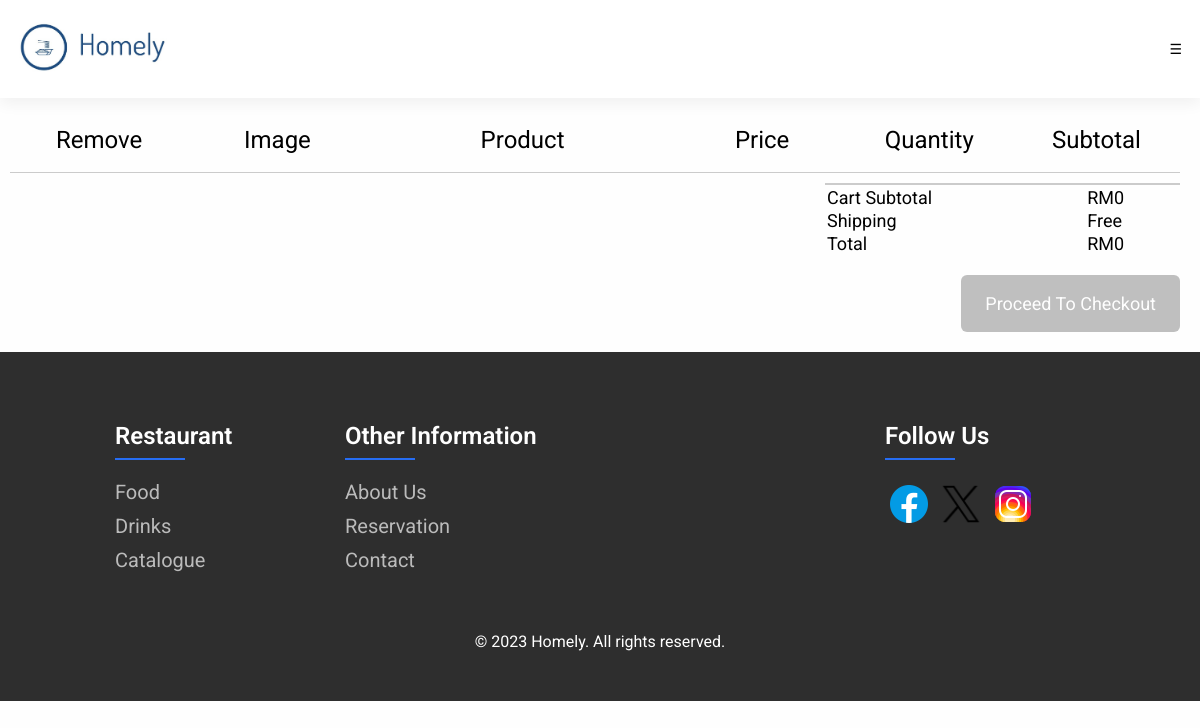
The app's page /cart/ (signed in), older data.
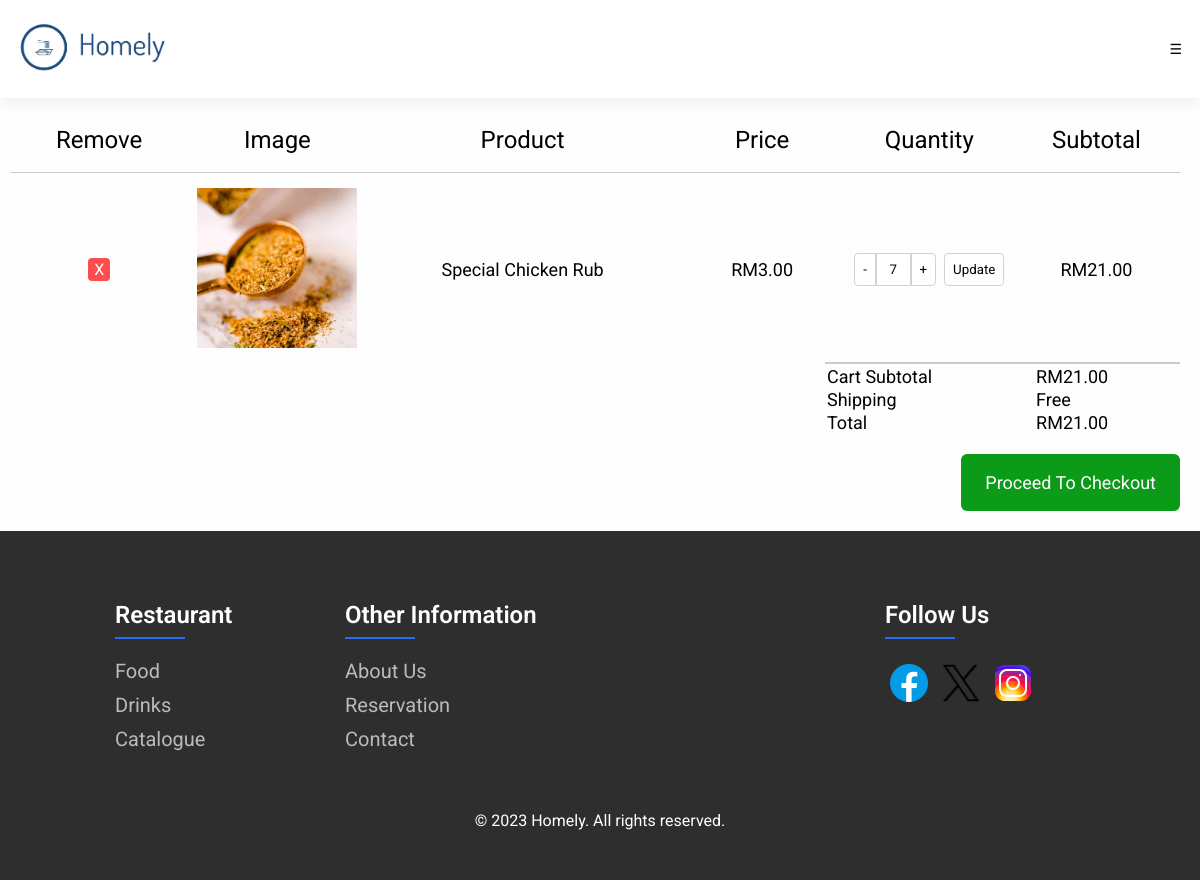
The same page, newer data.
### restaurant/models.py (models this page shows, shortened)
class CartItem(models.Model):
    user = models.ForeignKey(settings.AUTH_USER_MODEL, on_delete=models.CASCADE)
    content_type = models.ForeignKey(ContentType, on_delete=models.CASCADE)
    object_id = models.PositiveIntegerField()
    item = GenericForeignKey('content_type', 'object_id')
    quantity = models.PositiveIntegerField(default=1)

class Product(models.Model):
    type = models.CharField(max_length=100)
    name = models.CharField(max_length=255)
    price = models.DecimalField(max_digits=6, decimal_places=2)
    description = models.TextField()
    image = models.ImageField(upload_to='product_images/')
    details_url = models.URLField(blank=True, null=True)

class Cart(models.Model):
    user = models.ForeignKey(settings.AUTH_USER_MODEL, on_delete=models.CASCADE, related_name='cart')
    items = models.ManyToManyField(CartItem)
    total = models.DecimalField(max_digits=10, decimal_places=2, default=0.00)

### restaurant/views.py (the view)
# urls.py: path('cart/', views.cart, name="cart"),
@login_required
def cart(request):
    user_cart, created = Cart.objects.get_or_create(user=request.user)
    items_with_subtotal = []
    for cart_item in user_cart.items.all():
        cart_item.subtotal = cart_item.quantity * cart_item.item.price
        items_with_subtotal.append(cart_item)
    user_cart.total = sum(item.subtotal for item in items_with_subtotal)
    user_cart.save()
    context = {
        'items_with_subtotal': items_with_subtotal,
        'total': user_cart.total,
    }
    return render(request, 'cart.html', context)

### templates/cart.html (shortened to what this page needs)
{% extends 'main.html' %} {% load static %} {% block content %}
<section class="cart">
  <table width="100%">
    <thead>
      <tr>
        <td>Remove</td>
        <td>Image</td>
        <td>Product</td>
        <td>Price</td>
        <td>Quantity</td>
        <td>Subtotal</td>
      </tr>
    </thead>
    <tbody>
      {% for cart_item in items_with_subtotal %}
      <tr>
        <td>
          <form
            method="post"
            action="{% url 'remove_from_cart' cart_item.pk %}"
          >
            <button type="submit" class="remove-item-button">X</button>
          </form>
        </td>
        <td>
          <img src="{{ cart_item.item.image.url }}" alt="product-image" />
        </td>
        <td>{{ cart_item.item.name }}</td>
        <td>RM{{ cart_item.item.price }}</td>
        <td>
          <form
            method="post"
            action="{% url 'update_cart_item' cart_item.pk %}"
            class="quantity-form"
          >
            <button
              type="button"
              class="minus-button"
              onclick="changeQuantity(this, -1)"
            >
              -
            </button>
            <input
              type="number"
              name="quantity"
              value="{{ cart_item.quantity }}"
              min="1"
              class="quantity-input"
            />
            <button
              type="button"
              class="plus-button"
              onclick="changeQuantity(this, 1)"
            >
              +
            </button>
            <button type="submit" class="update-button">Update</button>
          </form>
        </td>
        <td>RM{{ cart_item.subtotal }}</td>
      </tr>
      {% endfor %}
    </tbody>
  </table>
</section>
<section class="subtotal">
  <table>
    <tr>
      <td>Cart Subtotal</td>
      <td>RM{{ total }}</td>
    </tr>
    <tr>
      <td>Shipping</td>
      <td>Free</td>
    </tr>
    <tr>
      <td>Total</td>
      <td>RM{{ total }}</td>
    </tr>
  </table>
  <br />
  <form action="{% url 'create_checkout_session' %}" method="POST">
    <button class="payment" type="submit" {% if not total > 0 %}disabled{% endif %}>Proceed To Checkout</button>
  </form>
</section>
{% endblock %}

### templates/main.html (shortened to what this page needs)
<!DOCTYPE html>
{% load static %}
<html>
  <head>
    <link
      rel="stylesheet"
      type="text/css"
      href="{% static 'styles/main.css'%}"
    />
  </head>
  <body>
    {% include 'header.html' %}
    {% block content %}
    {% endblock %}
    {% include 'footer.html' %}
  </body>
</html>

### templates/header.html (shortened to what this page needs)
{% load static %}
<header>
  <head>
    <link rel="stylesheet" type="text/css" href="{% static 'styles/main.css' %}">
  </head>
  <section class="logo">
    <a href="{% url 'home' %}">
      <img src="{% static 'images/logo.jpg' %}" alt="Logo of Homely" />
    </a>
  </section>
  <div class="menu-button" onclick="toggleMenu()">
    <span>&#9776;</span>
  </div>
</header>

### templates/footer.html
{% load static %}
<footer class="footer">
  <div class="container">
    <div class="row">
      <section class="left">
        <section class="footer-column">
          <h4>Restaurant</h4>
          <ul>
            <li><a href="{% url 'food' %}">Food</a></li>
            <li><a href="{% url 'drinks' %}">Drinks</a></li>
            <li><a href="{% url 'catalog' %}">Catalogue</a></li>
          </ul>
        </section>
        <section class="footer-column">
          <h4>Other information</h4>
          <ul>
            <li><a href="{% url 'about' %}">About Us</a></li>
            <li><a href="{% url 'contact' %}">Reservation</a></li>
            <li><a href="{% url 'contact' %}">Contact</a></li>
          </ul>
        </section>
      </section>
      <section class="left">
        <section class="footer-column">
          <h4 class="social-heading">Follow us</h4>
            <section class="social">
              <a href="https://www.facebook.com/login.php">
                <img
                  src="{% static 'images/facebook.png' %}"
                  alt="Facebook Icon"
                  width="48px"
                  height="48px"
                />
              </a>
              <a href="https://twitter.com/">
                <img
                  src="{% static 'images/Twitter.png' %}"
                  alt="Twitter Icon"
                  width="48px"
                  height="48px"
                />
              </a>
              <a href="https://www.instagram.com/">
                <img
                  src="{% static 'images/instagram.png' %}"
                  alt="Instagram Icon"
                  width="48px"
                  height="48px"
                />
              </a>
            </section>
        </section>
      </section>
    </div>
    <p class="copyrights">© 2023 Homely. All rights reserved.</p>
  </div>
</footer>

### static/styles/main.css (style rules this page uses)
* { margin: 0; padding: 0; font-family: "Roboto", sans-serif; }
html { height: 100%; }
body { background-color: #fefefe; min-height: 100%; display: flex; flex-direction: column; }
a { text-decoration: none; color: inherit; }
header { font-size: 18px; display: flex; justify-content: space-between; align-items: center; padding: 0 10px; position: sticky; top: 0; z-index: 100; background-color: white; box-shadow: 0 5px 15px rgba(0, 0, 0, 0.06); }
header .logo > a > img { width: 20%; }
@media (max-width: 1280px) { header { flex-direction: row; justify-content: space-between; align-items: center; padding: 10px; } }
@media (max-width: 1280px) { header .logo { margin-bottom: 0px; width: auto; max-width: 70%; } }
@media (max-width: 1280px) { .menu-button { display: block; cursor: pointer; font-size: 14px; padding: 8px; } }
@media (min-width: 601px) and (max-width: 1280px) { .menu-button { display: block; cursor: pointer; } }
.row > .left, .row > .right { display: flex; flex-wrap: wrap; }
.row { display: flex; justify-content: space-between; }
ul { list-style: none; }
.footer { background-color: rgb(46, 46, 46); color: white; padding: 70px 100px 0px 100px; }
.footer-column { width: 175px; padding: 0 15px; }
.footer-column h4 { font-size: 24px; color: #fff; text-transform: capitalize; margin: 0 0 30px 0; font-weight: 600; position: relative; }
.footer-column h4::before { content: ""; position: absolute; left: 0; bottom: -10px; background-color: #266df3; height: 2px; box-sizing: border-box; width: 70px; }
.footer-column ul li { margin: 0 0 10px 0; }
.footer-column ul li a { font-size: 20px; color: #bbbbbb; text-decoration: none; transition: all 0.3s ease; }
.social { position: absolute; }
.copyrights { text-align: center; padding: 50px 0; }
@media (min-width: 1200px) { .footer { padding: 70px 100px 0px 100px; } }
@media (min-width: 1200px) { .footer-column { width: 200px; padding: 0 15px; } }
.cart { overflow-x: auto; padding: 10px 20px 0 10px; }
.cart table { width: 100%; border-collapse: collapse; table-layout: fixed; white-space: nowrap; background-color: rgba(255, 255, 255, 0.723); }
.cart table img { width: 160px; }
.cart table td:nth-child(1), .cart table td:nth-child(2) { width: 160px; text-align: center; }
.cart table td:nth-child(3) { width: 280px; text-align: center; }
.cart table td:nth-child(4), .cart table td:nth-child(5), .cart table td:nth-child(6) { width: 150px; text-align: center; }
.cart table thead { border: 1px solid #cbcbcb; border-top: none; border-left: none; border-right: none; }
.cart table thead td { font-size: 24px; padding: 18px 0; }
.cart table tbody tr td { padding-top: 15px; }
.cart table tbody td { font-size: 18px; }
.subtotal { display: flex; align-items: flex-end; justify-content: flex-end; flex-direction: column; overflow-x: auto; padding: 10px 20px 20px 10px; }
.subtotal table { border-top: 2px solid #cbcbcb; width: 100%; max-width: 355px; }
.subtotal table td:nth-child(1), .subtotal table td:nth-child(2) { font-size: 18px; }
.payment { font-size: 18px; border: none; border-radius: 6px; color: white; background-color: rgb(12, 155, 24); padding: 18px 24px; cursor: pointer; }
.remove-item-button { font-size: 16px; color: white; background-color: #ff4d4d; border: none; border-radius: 4px; padding: 2px 6px; cursor: pointer; }
.quantity-form { display: flex; align-items: center; justify-content: center; }
.minus-button, .plus-button, .update-button, .quantity-input { padding: 0.5rem; text-align: center; background: white; border: 1px solid #d2d2d2; }
.minus-button, .plus-button, .update-button { cursor: pointer; }
.minus-button { border-radius: 0.25rem 0 0 0.25rem; }
.plus-button { border-radius: 0 0.25rem 0.25rem 0; }
.quantity-input { width: 10%; }
.update-button { margin-left: 8px; border-radius: 0.25rem; }

Row changes from the older to the newer data that the page shows:
added CartItem: item.image (picture), item.name "Special Chicken Rub", item.price "3.00", quantity "7", subtotal "21.00"
now on this page (row edited): Cart: total "21.00"
changed Cart: total 0 → 21 (drawn)
Text that changed along with them:
{{ total }}: "0" → (not shown)
